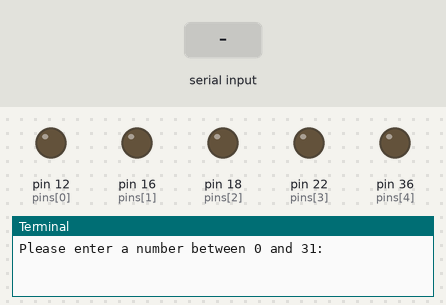
Bench run of a program on a simulated Raspberry Pi (header pin numbers). On the bench: output pins drawn as LEDs (lit = HIGH), the last lines printed to the terminal. Inputs (shaded band) come from the test bench. At 6.3 s the program stops and its outputs stay as they are.

Above: at 1.2 s.
1.3 s: "1" typed at the terminal, then Enter
At 2.7 s:
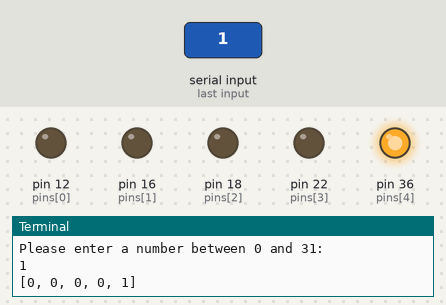
Timing chart, 0 to 7.8 s (numbered marks = the images above; inputs shaded):
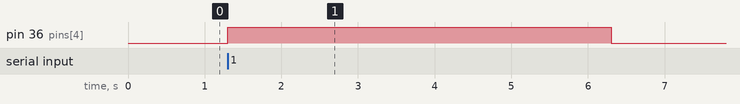

The program:

bintodec.py
```python
'''
5 bit Binary calculator
'''

import RPi.GPIO as g
import time
import math

g.setmode(g.BOARD)

pins = [12, 16, 18, 22, 36]

for pin in pins:
    g.setup(pin, g.OUT)

amount = int(input('Please enter a number between 0 and 31: '))
res = []
for i in range(5):
    res.append(amount%2)
    amount = math.floor(amount/2)

res = res[::-1]

print(res)
for i in range(5):
    if(res[i] == 1):
        g.output(pins[i],g.HIGH)
    else:
        g.output(pins[i],g.LOW)
time.sleep(5)
for pin in pins:
    g.output(pin, g.LOW)
```

Measured:
- after the input at 1.3 s, pin 36 (pins[4]): LOW → HIGH at once, → LOW 5.0 s later
